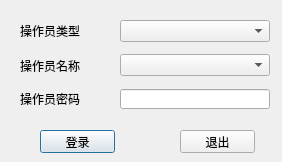
<?xml version="1.0" encoding="UTF-8"?>
<ui version="4.0">
 <class>QLoginWnd</class>
 <widget class="QDialog" name="QLoginWnd">
  <property name="geometry">
   <rect>
    <x>0</x>
    <y>0</y>
    <width>282</width>
    <height>162</height>
   </rect>
  </property>
  <property name="windowTitle">
   <string>用户登录</string>
  </property>
  <widget class="QLabel" name="textLabel1">
   <property name="geometry">
    <rect>
     <x>20</x>
     <y>20</y>
     <width>80</width>
     <height>21</height>
    </rect>
   </property>
   <property name="text">
    <string>操作员类型</string>
   </property>
  </widget>
  <widget class="QLabel" name="textLabel2">
   <property name="geometry">
    <rect>
     <x>20</x>
     <y>55</y>
     <width>80</width>
     <height>21</height>
    </rect>
   </property>
   <property name="text">
    <string>操作员名称</string>
   </property>
  </widget>
  <widget class="QLabel" name="textLabel3">
   <property name="geometry">
    <rect>
     <x>20</x>
     <y>88</y>
     <width>80</width>
     <height>21</height>
    </rect>
   </property>
   <property name="text">
    <string>操作员密码</string>
   </property>
  </widget>
  <widget class="QComboBox" name="m_cbxType">
   <property name="geometry">
    <rect>
     <x>120</x>
     <y>20</y>
     <width>150</width>
     <height>22</height>
    </rect>
   </property>
  </widget>
  <widget class="QComboBox" name="m_cbxName">
   <property name="geometry">
    <rect>
     <x>120</x>
     <y>54</y>
     <width>150</width>
     <height>22</height>
    </rect>
   </property>
  </widget>
  <widget class="QLineEdit" name="m_edtPassword">
   <property name="geometry">
    <rect>
     <x>120</x>
     <y>89</y>
     <width>150</width>
     <height>20</height>
    </rect>
   </property>
  </widget>
  <widget class="QPushButton" name="m_btnOK">
   <property name="geometry">
    <rect>
     <x>40</x>
     <y>130</y>
     <width>75</width>
     <height>23</height>
    </rect>
   </property>
   <property name="text">
    <string>登录</string>
   </property>
  </widget>
  <widget class="QPushButton" name="m_btnCancel">
   <property name="geometry">
    <rect>
     <x>180</x>
     <y>130</y>
     <width>75</width>
     <height>23</height>
    </rect>
   </property>
   <property name="text">
    <string>退出</string>
   </property>
  </widget>
 </widget>
 <resources/>
 <connections>
  <connection>
   <sender>m_btnOK</sender>
   <signal>clicked()</signal>
   <receiver>QLoginWnd</receiver>
   <slot>onBtnOK()</slot>
   <hints>
    <hint type="sourcelabel">
     <x>80</x>
     <y>140</y>
    </hint>
    <hint type="destinationlabel">
     <x>20</x>
     <y>125</y>
    </hint>
   </hints>
  </connection>
  <connection>
   <sender>m_btnCancel</sender>
   <signal>clicked()</signal>
   <receiver>QLoginWnd</receiver>
   <slot>reject()</slot>
   <hints>
    <hint type="sourcelabel">
     <x>220</x>
     <y>142</y>
    </hint>
    <hint type="destinationlabel">
     <x>269</x>
     <y>127</y>
    </hint>
   </hints>
  </connection>
 </connections>
 <slots>
  <slot>onBtnOK()</slot>
  <slot>onCbxType()</slot>
 </slots>
</ui>
